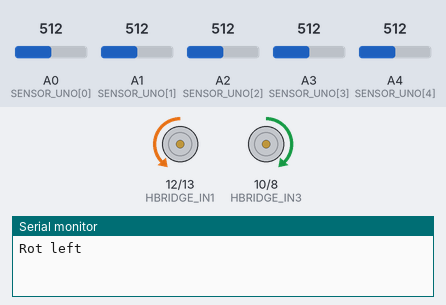
This sketch was run on a simulated Arduino Uno, built with avr-gcc and run on an emulated ATmega328P. Parts: motor-driver pin pairs drawn as motors (green arrow = first pin HIGH = forward, orange = second pin HIGH = backward, longer = more drive, scaled by the enable pin), the last lines printed to the serial monitor. Inputs (shaded band) come from the test bench; at power-on: A1 (SENSOR_UNO[1]) = 512, A0 (SENSOR_UNO[0]) = 512, A4 (SENSOR_UNO[4]) = 512, A3 (SENSOR_UNO[3]) = 512, A2 (SENSOR_UNO[2]) = 512.

Above: at 1.4 s.
1.5 s: A1 (SENSOR_UNO[1]) set to 481
At 1.6 s:
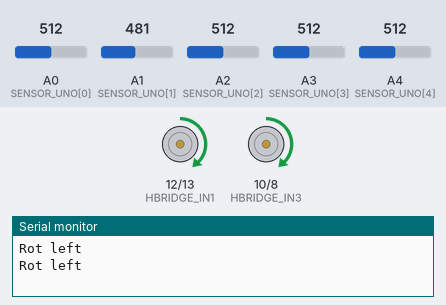
4.5 s: A0 (SENSOR_UNO[0]) set to 532
7.5 s: A0 (SENSOR_UNO[0]) set to 565
At 7.9 s:
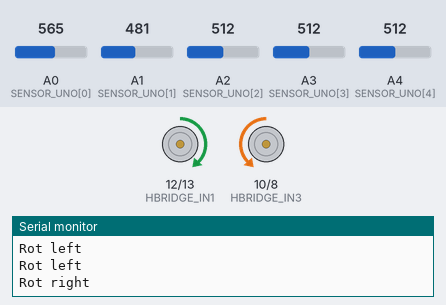
10.5 s: A4 (SENSOR_UNO[4]) set to 684
13.5 s: A4 (SENSOR_UNO[4]) set to 714
15.4 s: A3 (SENSOR_UNO[3]) set to 992
At 15.8 s:
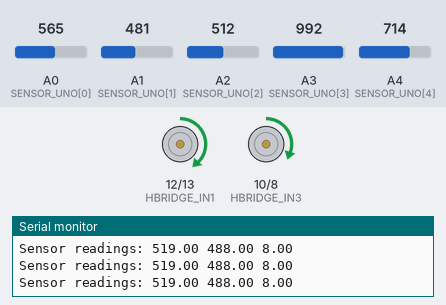
Timing chart, 0 to 17.9 s (numbered marks = the images above; inputs shaded):
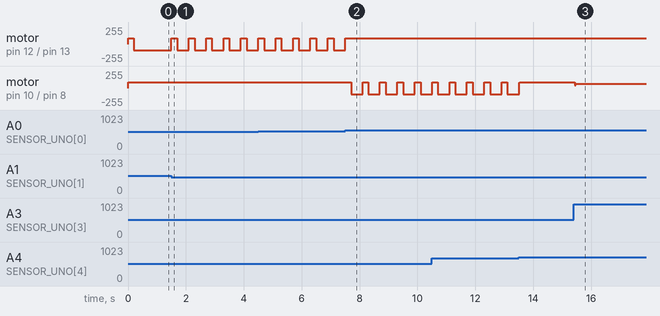

The sketch:

maze.ino
```cpp
////////////////////  IR Sensor Constants  ////////////////////

#define NUM_OF_SENSORS_Follower 3
#define NUM_OF_SENSORS 5// Number of sensors
#define MAPPED_RANGE_SENSORS 1000 // Sensor readings are mapped to this range
#define WEIGHT_UNIT 1000          // Unit for weighted average

#include "stack.h"

const int RIGHT_SENSOR = 4;
const int STRAIGHT_SENSOR = 2;
const int LEFT_SENSOR = 0;
const int SENSOR_UNO[NUM_OF_SENSORS] = {A0, A1, A2, A3, A4}; // Arduino pins LEFT to RIGHT
const int SENSOR_UNO_Follower[NUM_OF_SENSORS_Follower] = { A1, A2, A3}; // Arduino pins LEFT to RIGHT For Line follower

const int THRESHOLD[NUM_OF_SENSORS] = {450, 650, 650, 650, 300};

float linePos = 0;
float lastLinePos = 0;

const float KP = .055;
const float KD = .3;
const float KI = 0;


///////////////////   MOTOR CONSTANTS   //////////////////////

const float SPEED = 90;
// PWM for speed control
const int HBRIDGE_EN2 = 11; // left
const int HBRIDGE_EN1 = 9; // right

// H-Bridge pins for polarity
// left motor
const int HBRIDGE_IN1 = 12;
const int HBRIDGE_IN2 = 13;
// right motor
const int HBRIDGE_IN3 = 10;
const int HBRIDGE_IN4 = 8;

////////////////////
// MAZE ///////////////
// path string
Stack path;

const int TURN_SPEED = 90;
const int TURN_DELAY = 500;
const int FORWARD_TURN_DELAY = 200;
const int MOVE_DELAY = 300;
const int BIT_DELAY = 40;

/*
  1. LBR = “B”
  2. LBS = “R”
  3. RBL = “B”
  4. SBL = “R”
  5. SBS = “B”
  6. LBL = “S”
*/

void initializeCNYSensors();
void motors_setup();
int ir_read(int);
void motor_move(int, int);
void motor_stop();
void rotate_left();
void rotate_right();
void move_cell();
void move_bit();

void setup()
{
  Serial.begin(9600);
  initializeCNYSensors();
  motors_setup();

}

void temp()
{
  while (ir_read(LEFT_SENSOR) == 0)
  {
    move_cell();
  }
  rotate_left();
}

void loop()
{
  //  temp();
  //  static bool backM = false;
  //
  ////delay(500);
  //  for (int i = 0; i < NUM_OF_SENSORS; ++i)
  //    {
  //      Serial.print(" ");
  //      Serial.print(ir_read(i));
  //      Serial.print(" ");
  //    }
  //    Serial.println();
  //
  ////  move_cell();
  ////  return;
  //
  ////  rotate_right();
  ////  delay(5000);
  ////  return;
  //
  //  int right = ir_read(RIGHT_SENSOR);
  //  int straight = ir_read(STRAIGHT_SENSOR);
  //  int left = ir_read(LEFT_SENSOR);
  //
  ////   print out the sensor readings
  //   Serial.print("left: ");
  //   Serial.print(left);
  //   Serial.print("  straight: ");
  //   Serial.print(straight);
  //   Serial.print("  right: ");
  //   Serial.println(right);
  //
  //  bool leftM = false;
  //  bool rightM = false;
  //  bool straightM = false;
  //  bool record = true;
  //
  //  char nextBranch = 'L';
  //  if (left && right)
  //  {
  //    // go left
  //    Serial.println("Left and right, going left");
  //    nextBranch = 'L';
  //    // path.push('L')
  //
  //    rotate_left();
  ////    move_cell();
  //  }
  //
  //  else if (left || right)
  //  {
  //    Serial.println("Left or right, reading straight");
  //    move_bit();
  //    straight = ir_read(STRAIGHT_SENSOR);
  //
  //    if (left && !straight)
  //    {
  //      // go left, dont register
  //      // nextBranch = 'L';
  //      // No pushing
  //      record = false;
  //      rotate_left();
  ////      move_cell();
  //    }
  //    else if (left && straight)
  //    {
  //      // go left, register
  //          Serial.println("Left and straight, going left");
  //      nextBranch = 'L';
  //      // path.push('L');
  //      rotate_left();
  ////      move_cell();
  //    }
  //    else if (right && !straight)
  //    {
  //      // go right, dont register
  //          Serial.println("right only, going right");
  //      // nextBranch = 'R';
  //      // No pushing
  //      record = false;
  //      rotate_right();
  ////      move_cell();
  //    }
  //    else if (right && straight)
  //    {
  //      // go right, register
  //          Serial.println("right and straight, going straight");
  //      nextBranch = 'S';
  //      // path.push('S');
  //      rotate_right();
  ////      move_cell();
  //    }
  //  }
  //  else if (straight)
  //  {
  //    // nextBranch = 'S';
  ////    move_bit();
  //    straight = ir_read(STRAIGHT_SENSOR);
  //
  //    if (straight)
  //    {
  //          Serial.println("Straight only");
  //
  //      move_cell();
  //    }
  //    else
  //    {
  //      // go back
  //          Serial.println("None, BACK! ");
  //      nextBranch = 'B';
  //      backM = true;
  //
  //      rotate_left();
  //      rotate_left();
  ////      move_cell();
  //
  //      return;
  //    }
  //  }
  //  else
  //  {
  //      // go back
  //          Serial.println("None, back");
  //
  //      nextBranch = 'B';
  //      backM = true;
  //
  //      rotate_left();
  //      rotate_left();
  ////      move_cell();
  //
  //      return;
  //  }
  //
  //  if (record && nextBranch != 'B')
  //  {
  //    if (backM)
  //    {
  //      char prev = path.peek();
  //      path.pop();
  //
  //      /*
  //      LBR = “B”
  //      LBS = “R”
  //      RBL = “B”
  //      SBL = “R”
  //      SBS = “B”
  //      LBL = “S”
  //      */
  //
  //      if (prev == 'L' && nextBranch == 'R')
  //      {
  //        nextBranch = 'B';
  //      }
  //      else if (prev == 'L' && nextBranch == 'S')
  //      {
  //        nextBranch = 'R';
  //      }
  //      else if (prev == 'R' && nextBranch == 'L')
  //      {
  //        nextBranch = 'B';
  //      }
  //      else if (prev == 'S' && nextBranch == 'L')
  //      {
  //        nextBranch = 'R';
  //      }
  //      else if (prev == 'S' && nextBranch == 'S')
  //      {
  //        nextBranch = 'B';
  //      }
  //      else if (prev == 'L' && nextBranch == 'L')
  //      {
  //        nextBranch = 'S';
  //      }
  //    }
  //
  //    if (nextBranch != 'B')
  //    {
  //      path.push(nextBranch);
  //      backM = false;
  //    }
  //  }

  if (ir_read(LEFT_SENSOR) == 1 )
  {
    rotate_left();

  }
  else if(ir_read(RIGHT_SENSOR) == 1)
  {
    //    delay(2000);
    rotate_right();
  }
  else {
    move_cell();
    }

  //    rotate_right();
  //move_bit();
  //    move_cell();
  //  delay(5000);
  //  printt();
  //  delay(500);
}

/////////////////////////////// IR Functions

int ir_read(int idx)
{
  return (MAPPED_RANGE_SENSORS - analogRead(SENSOR_UNO[idx])) > THRESHOLD[idx];
}

int check()
{
  int x[NUM_OF_SENSORS];
  for (int i = 0 ; i < NUM_OF_SENSORS; i++)
    x[i] = ir_read(i);

  if (x[0] == 1 && x[NUM_OF_SENSORS - 1] == 1 && ( x[1] == 0 || x[2] == 0 || x[3] == 0))
    return 1;

  return 0;
}

// rotate arduino robot right
void rotate_right()
{

  Serial.println("Rot right");
  motor_forward();
  motor_move(SPEED, SPEED);
  delay(FORWARD_TURN_DELAY);
  motor_right();

  //  motor_move(TURN_SPEED, TURN_SPEED);

  delay(400 );
//  while (analogRead(A3) < 500);
  //  while (!(analogRead(A0) > 500 && analogRead(A4) > 500 && analogRead(A1)  > 500 && analogRead(A2) >500 && analogRead(A3) >500));
  while (!(analogRead(A0) > 500 && analogRead(A4) > 500 && (analogRead(A1) < 500 || analogRead(A2) < 500 || analogRead(A3) < 500)));

  //  motor_move(SPEED, SPEED);

  motor_forward();
}

// rotate arduino robot left
void rotate_left()
{
  Serial.println("Rot left");
  motor_forward();
  motor_move(SPEED, SPEED);
  delay(FORWARD_TURN_DELAY);
  motor_left();

  //  motor_move(TURN_SPEED, TURN_SPEED);

  delay(400 );
//  while (analogRead(A3) < 500);
  //  while (!(analogRead(A0) > 500 && analogRead(A4) > 500 && analogRead(A1)  > 500 && analogRead(A2) >500 && analogRead(A3) >500));
  while (!(analogRead(A0) > 500 && analogRead(A4) > 500 && (analogRead(A1) < 500 || analogRead(A2) < 500 || analogRead(A3) < 500)));

  //  motor_move(SPEED, SPEED);

  motor_forward();
}

// move one cell up
void move_cell()
{
  //  motor_forward();
  //  motor_move(SPEED, SPEED);
  //  delay(100);
  //  motor_move(0, 0);


  lastLinePos = linePos;
  linePos = getLinePosition((lastLinePos > 0));
  //  linePos = -1 * linePos;
  float correction = getPIDCorrection(linePos, lastLinePos, KP, KD, KI);
  float maxCorrection = SPEED * .5;

//  Serial.print("line position:");
//  Serial.println(linePos);

  if (correction > 0)
  {
    correction = (correction > maxCorrection) ? maxCorrection : correction;
//    Serial.print("Speeds");
//    Serial.println(SPEED - correction);
//    Serial.println(SPEED);
    motor_move(SPEED - correction, SPEED);
  }
  else
  {
    correction = (correction < -maxCorrection) ? -maxCorrection : correction;
//    Serial.print("Speeds");
//    Serial.println(SPEED);
//    Serial.println(SPEED + correction);
    motor_move(SPEED , SPEED + correction);
  }
}

// move a bit to read straight
void move_bit()
{
//  Serial.println("Moving a bit");
  motor_forward();
  motor_move(SPEED + 5, SPEED);
  delay(BIT_DELAY);
  motor_move(0, 0);
}

void printt()
{
  Serial.println("S1\t\tS2\t\tS3\t\tS4\t\tS5");
  Serial.print(ir_read(0));
  Serial.print("\t\t");

  Serial.print(ir_read(1));
  Serial.print("\t\t");

  Serial.print(ir_read(2));
  Serial.print("\t\t");
  Serial.print(ir_read(3));
  Serial.print("\t\t");
  Serial.println(ir_read(4));
}

/*
  initializeCNYSensors():
  Initializes the CNY sensors.
  The sensors are connected to the Arduino pins in the following order:
  A4, A3, A2, A1, A0 from left to right.
*/

void initializeCNYSensors()
{
  for (int x = 0; x < NUM_OF_SENSORS; x++)
  {
    pinMode(SENSOR_UNO[x], INPUT);
    pinMode(SENSOR_UNO_Follower[x], INPUT);
  }
}

/*
  motors_setup():
  Initializes the H-Bridge pins for the motors.
*/

void motors_setup()
{
  // define motors output pins
  pinMode(HBRIDGE_IN1, OUTPUT);
  pinMode(HBRIDGE_IN2, OUTPUT);
  pinMode(HBRIDGE_IN3, OUTPUT);
  pinMode(HBRIDGE_IN4, OUTPUT);

  // PWM pins for motors speed
  pinMode(HBRIDGE_EN1, OUTPUT);
  pinMode(HBRIDGE_EN2, OUTPUT);

  motor_forward();

}

void motor_forward()
{
  digitalWrite(HBRIDGE_IN1, 1);
  digitalWrite(HBRIDGE_IN2, 0);

  digitalWrite(HBRIDGE_IN3, 1);
  digitalWrite(HBRIDGE_IN4, 0);
}

void motor_backward()
{
  digitalWrite(HBRIDGE_IN1, 0);
  digitalWrite(HBRIDGE_IN2, 1);

  digitalWrite(HBRIDGE_IN3, 0);
  digitalWrite(HBRIDGE_IN4, 1);
}

void motor_left()
{
  digitalWrite(HBRIDGE_IN1, 0);
  digitalWrite(HBRIDGE_IN2, 1);

  digitalWrite(HBRIDGE_IN3, 1);
  digitalWrite(HBRIDGE_IN4, 0);
}

void motor_right()
{
  digitalWrite(HBRIDGE_IN1, 1);
  digitalWrite(HBRIDGE_IN2, 0);

  digitalWrite(HBRIDGE_IN3, 0);
  digitalWrite(HBRIDGE_IN4, 1);
}

/*
  motor_move():
  Moves the motors.
  @param speed1: The speed of the right motor.
  @param speed2: The speed of the left motor.
*/

void motor_move(int motor1_speed, int motor2_speed)
{
//  Serial.println("Moving Motor");
  analogWrite(HBRIDGE_EN1, motor1_speed);
  analogWrite(HBRIDGE_EN2, motor2_speed);
}


float getLinePosition(int lastDir)
{
  // lastDir is 1 if line has a positive value and 0 if negative

  float line = 0;
  float sensorsScaled[NUM_OF_SENSORS_Follower] = {0, 0, 0};
  float wightedReadings = 0; // Average numerator
  float sumReadings = 0;     // Average denominator
  int lineDetected = 0;
  Serial.print("Sensor readings: ");

  for (int i = 0; i < NUM_OF_SENSORS_Follower; i++)
  {

    sensorsScaled[i] = analogRead(SENSOR_UNO_Follower[i]);

    sensorsScaled[i] = MAPPED_RANGE_SENSORS - sensorsScaled[i]; // Reverse scale to have 1000 as pure black and 0 as pure white

    //    Serial.print(analogRead(SENSOR_UNO[i]));
    Serial.print(sensorsScaled[i]);

    Serial.print(" ");

    if (sensorsScaled[i] >= THRESHOLD[i])
    {
      lineDetected = 1;
    }

    wightedReadings += sensorsScaled[i] * i * WEIGHT_UNIT;
    sumReadings += sensorsScaled[i];
  }
  Serial.println();

  if (lineDetected)
  {
    line = wightedReadings / sumReadings;                   // Weighted average 0-4000
    line = line - (WEIGHT_UNIT * (NUM_OF_SENSORS_Follower - 1) / 2); // Change scale from 0 _ 4000 to -2000 _ 2000
//    Serial.println("line");

    // -2000 means the line exactly under the most left sensor
    // -1000 means the line exactly under the second from left sensor
    // 0 means the line exactly under the center sensor
    // 1000 means the line exactly under the first right sensor
    // 2000 means the line exactly under the most right sensor
  }
  else
  {
    line = WEIGHT_UNIT * (NUM_OF_SENSORS_Follower - 1) * lastDir;    // Use last direction to calculate error as the maximum value
    line = line - (WEIGHT_UNIT * (NUM_OF_SENSORS_Follower - 1) / 2); // Change scale from 0 _ 4000 to -2000 _ 2000
  }
  return line;
}

float getPIDCorrection(float line, float posLastLine, float kp, float kd, float ki)
{
  float proportional = line;
  float derivative = line - posLastLine;
  float integral = line + posLastLine;

  float correction = kp * proportional + kd * derivative + ki * integral;
  return correction;
}
```

motor.c
```cpp
// PWM for speed control
const int HBRIDGE_EN1 = 10; // right
const int HBRIDGE_EN2 = 11; // left

// H-Bridge pins for polarity
// right motor
const int HBRIDGE_IN1 = 8;
const int HBRIDGE_IN2 = 9;
// left motor
const int HBRIDGE_IN3 = 12;
const int HBRIDGE_IN4 = 13;

void move_right_motor(int direction)
{
  // 1 forward, 0 backward, 2 stop
  if (direction == 1)
  {
    digitalWrite(HBRIDGE_IN1, HIGH);
    digitalWrite(HBRIDGE_IN2, LOW);
  }
  else if (direction == 0)
  {
    digitalWrite(HBRIDGE_IN1, LOW);
    digitalWrite(HBRIDGE_IN2, HIGH);
  }
  else
  {
    digitalWrite(HBRIDGE_IN1, LOW);
    digitalWrite(HBRIDGE_IN2, LOW);
  }
}
void move_left_motor(int direction)
{
  // 1 forward, 0 backward, 2 stop
  if (direction == 1)
  {
    digitalWrite(HBRIDGE_IN3, HIGH);
    digitalWrite(HBRIDGE_IN4, LOW);
  }
  else if (direction == 1)
  {
    digitalWrite(HBRIDGE_IN3, LOW);
    digitalWrite(HBRIDGE_IN4, HIGH);
  }
  else
  {
    digitalWrite(HBRIDGE_IN3, LOW);
    digitalWrite(HBRIDGE_IN4, LOW);
  }
}
//:)
void motor_backward()
{
  // both Motors polarity should be backward
  digitalWrite(HBRIDGE_IN1, LOW);
  digitalWrite(HBRIDGE_IN2, HIGH);

  digitalWrite(HBRIDGE_IN3, LOW);
  digitalWrite(HBRIDGE_IN4, HIGH);
}

void motor_move(int right_motor_speed, int left_motor_speed, int direction)
{
  // 1 turn right, 0 turn left, 2 forward, 3 stop
  if (direction == 1)
  {
    move_right_motor(0);
    move_left_motor(1);
  }
  else if (direction == 0)
  {
    move_right_motor(1);
    move_left_motor(0);
  }
  else if (direction == 2)
  {
    move_right_motor(1);
    move_left_motor(1);
  }
  else
  {
    move_right_motor(2);
    move_left_motor(2);
  }

  right_motor_speed = map(abs(right_motor_speed), 0, 1000, 0, 255);
  left_motor_speed = map(abs(left_motor_speed), 0, 1000, 0, 255);

  right_motor_speed = (right_motor_speed >= 0) ? right_motor_speed : 255 - right_motor_speed;
  left_motor_speed = (left_motor_speed > 0) ? 255 - left_motor_speed : left_motor_speed;

  // 0 <= Speed <= 255
  analogWrite(HBRIDGE_EN1, right_motor_speed);
  analogWrite(HBRIDGE_EN2, left_motor_speed);
}
void motor_stop()
{
  motor_move(0, 0, 3);
}

void setup()
{
  // may need to increase freq.
  // debugging
  Serial.begin(9600);
  // H-Bridge enable pins as PWM output
  pinMode(HBRIDGE_EN1, OUTPUT);
  pinMode(HBRIDGE_EN2, OUTPUT);
  // H-Bridge pins as output
  pinMode(HBRIDGE_IN1, OUTPUT);
  pinMode(HBRIDGE_IN2, OUTPUT);
  pinMode(HBRIDGE_IN3, OUTPUT);
  pinMode(HBRIDGE_IN4, OUTPUT);

  motor_stop();
}

void loop()
{
  int left_motor_speed, right_motor_speed;
  while (!Serial.available())
    left_motor_speed = Serial.parseInt();
  while (!Serial.available())
    right_motor_speed = Serial.parseInt();

  motor_move(right_motor_speed, left_motor_speed, 2);
  delay(2000);

  motor_stop();
}
```

stack.h
```cpp
/* C++ program to implement basic stack
operations */

using namespace std;

#define MAX 18*18

class Stack {
	char top;

public:
	char a[MAX]; // Maximum size of Stack

	Stack() { top = -1; }
	bool push(char x);
	char pop();
	char peek();
	bool isEmpty();
};

bool Stack::push(char x)
{
	if (top >= (MAX - 1)) {
		// cout << "Stack Overflow";
		return false;
	}
	else {
		a[++top] = x;
		// cout << x << " pushed charo stack\n";
		return true;
	}
}

char Stack::pop()
{
	if (top < 0) {
		// cout << "Stack Underflow";
		return 0;
	}
	else {
		char x = a[top--];
		return x;
	}
}
char Stack::peek()
{
	if (top < 0) {
		// cout << "Stack is Empty";
		return 0;
	}
	else {
		char x = a[top];
		return x;
	}
}

bool Stack::isEmpty()
{
	return (top < 0);
}

// // Driver program to test above functions
// char main()
// {
// 	class Stack s;
// 	s.push(10);
// 	s.push(20);
// 	s.push(30);
// 	cout << s.pop() << " Popped from stack\n";
// 	//prchar all elements in stack :
// 	cout<<"Elements present in stack : ";
// 	while(!s.isEmpty())
// 	{
// 		// prchar top element in stack
// 		cout<<s.peek()<<" ";
// 		// remove top element in stack
// 		s.pop();
// 	}

// 	return 0;
// }
```

Measured:
- the behaviour switches between 500 and 499 on A1 (SENSOR_UNO[1]) (found by bisection; images 0 and 1)
- the behaviour switches between 549 and 550 on A0 (SENSOR_UNO[0]) (found by bisection; images 1 and 2)
- after the input at 1.5 s, motor on pin 12 (HBRIDGE_IN1) / pin 13 (HBRIDGE_IN2): alternates forward 90/255 for 0.20 s and backward 90/255 for 0.40 s, starting at once
- after the input at 7.5 s, motor on pin 12 (HBRIDGE_IN1) / pin 13 (HBRIDGE_IN2): goes on until 7.5 s, then stays forward 90/255; motor on pin 10 (HBRIDGE_IN3) / pin 8 (HBRIDGE_IN4): alternates forward 90/255 for 0.20 s and backward 90/255 for 0.40 s, starting after 0.21 s
- after the input at 15.4 s, motor on pin 10 (HBRIDGE_IN3) / pin 8 (HBRIDGE_IN4): forward 88/255 → forward 62/255 at once
